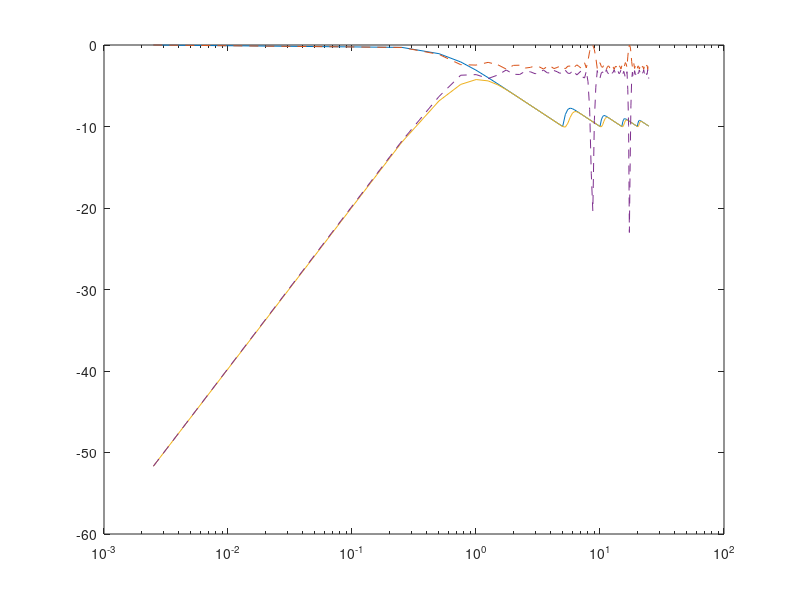

This chart was generated by the following MATLAB code: (Note: this script raises an error after producing the figure.)
%%%%%%%%%%%%%%%%%%%%%%%%%%%%%%%%
% Figure 5.16
% Zhi Tian 7/8/99
% Updated by K. Bell 10/13/00, 7/23/01, 10/23/01
% Function called: sinc
%%%%%%%%%%%%%%%%%%%%%%%%%%%%%%%%
clear all
close all
N=10;
amf=[-(N-1)/2:(N-1)/2]';

BWnn=4/N;
du=0.001:0.1:10;

nn=kron([1:N]',ones(1,N))-kron([1:N],ones(N,1));

for i=1:length(du)
   S=sinc(nn*du(i)/2);
   A=svd(S);
   Ass(:,i)=A(1:2)/trace(S);
   
   us=du(i)/2/sqrt(3);
   Bc=sinc(N*us)/sinc(us);
   Lss(:,i)=1/2*[1+abs(Bc);1-abs(Bc)];
end
Ass=10*log10(Ass); %/max(max(Ass)));
Lss=10*log10(Lss);
figure
semilogx(du/BWnn,Ass(1,:),du/BWnn,Lss(1,:),'--',du/BWnn,Ass(2,:),du/BWnn,Lss(2,:),'--')
h=legend('Exact eigenvalues','Approximate eigenvalues',4);
set(h,'Fontsize',12)
axis([0.01,40,-50,0])
ylabel('Normalized eigenvalues (dB)','Fontsize',14)
xlabel('{\itu}_{\Delta}/{\itBW}_{\itNN}','Fontsize',14)
%title('10-element uniform linear array')
grid
